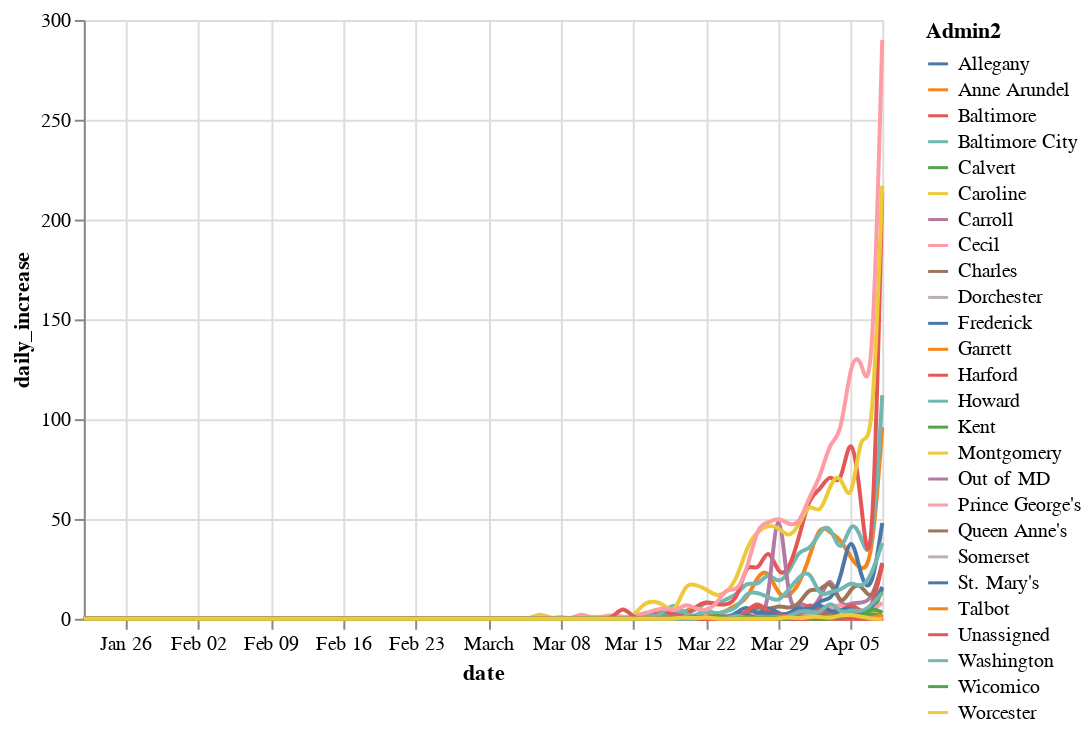

Notebook code cell kept with this figure:
### Code cell
line = alt.Chart(df)\
    .mark_line(interpolate='basis')\
    .encode(
        x='date:T',
        y='daily_increase:Q',
        color='Admin2:N'
)
line

### Figure 1 — Vega-Lite specification as saved in the notebook (floating-point values rounded to 4 significant figures; data arrays with more than 128 entries replaced by an {"elided": "..."} marker saying what was removed)
{"config": {"view": {"continuousWidth": 400, "continuousHeight": 300}}, "data": {"name": "data-96a45acfb51ed20e6a0afcabd1c43fd2"}, "mark": {"type": "line", "interpolate": "basis"}, "encoding": {"color": {"type": "nominal", "field": "Admin2"}, "x": {"type": "temporal", "field": "date"}, "y": {"type": "quantitative", "field": "daily_increase"}}, "$schema": "https://vega.github.io/schema/vega-lite/v4.0.0.json", "datasets": {"data-96a45acfb51ed20e6a0afcabd1c43fd2": {"elided": "2028 records"}}}
